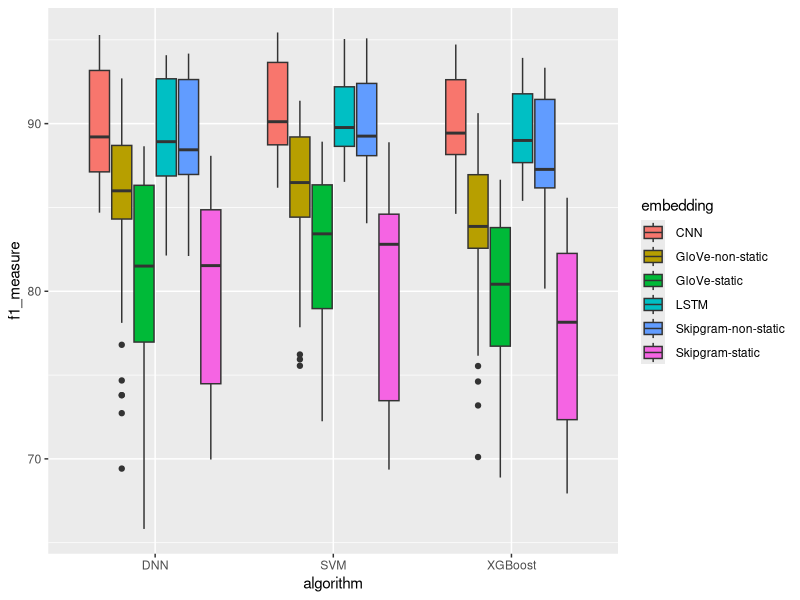

R code for this plot:
# library

#https://www.r-graph-gallery.com/boxplot.html

library(ggplot2)
data <- read.csv(file="boxplot/nossosexpsv4.csv", header=TRUE, sep=",")
 
# grouped boxplot
ggplot(data, aes(x=algorithm, y=f1_measure, fill=embedding)) + 
    geom_boxplot()


